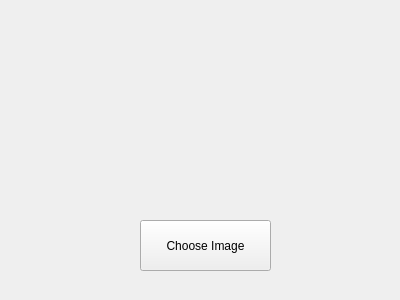
<?xml version="1.0" encoding="UTF-8"?>
<ui version="4.0">
 <class>Form</class>
 <widget class="QWidget" name="Form">
  <property name="geometry">
   <rect>
    <x>0</x>
    <y>0</y>
    <width>400</width>
    <height>300</height>
   </rect>
  </property>
  <property name="windowTitle">
   <string>Form</string>
  </property>
  <widget class="QPushButton" name="pushButton">
   <property name="geometry">
    <rect>
     <x>140</x>
     <y>220</y>
     <width>131</width>
     <height>51</height>
    </rect>
   </property>
   <property name="text">
    <string>Choose Image</string>
   </property>
  </widget>
  <widget class="QWidget" name="verticalLayoutWidget">
   <property name="geometry">
    <rect>
     <x>19</x>
     <y>20</y>
     <width>361</width>
     <height>191</height>
    </rect>
   </property>
   <layout class="QVBoxLayout" name="verticalLayout"/>
  </widget>
 </widget>
 <resources/>
 <connections/>
</ui>
